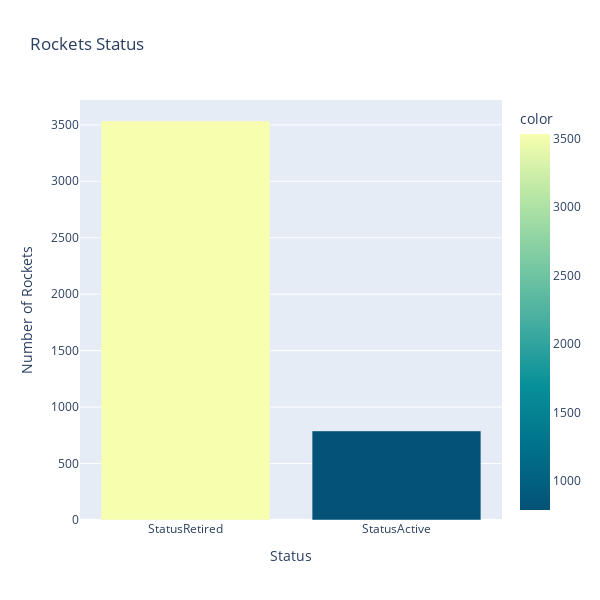

This figure's notebook cell:
### Code cell
rockets_bar = px.bar(width=600, height=600,
                  x=rockets.index, 
                  y=rockets.values,
                  color=rockets.values,              
                  title='Rockets Status',
                  color_continuous_scale='Bluyl_r')
rockets_bar.update_layout(xaxis_title='Status',
                    yaxis_title='Number of Rockets',
                    coloraxis_showscale=True)
rockets_bar.show()

### Figure 1 — Plotly figure (JSON) as saved in the notebook; plotly's stock layout.template omitted (floating-point values rounded to 4 significant figures)
{"data": [{"alignmentgroup": "True", "hovertemplate": "x=%{x}<br>y=%{y}<br>color=%{marker.color}<extra></extra>", "legendgroup": "", "marker": {"color": [3534, 789], "coloraxis": "coloraxis", "pattern": {"shape": ""}}, "name": "", "offsetgroup": "", "orientation": "v", "showlegend": false, "textposition": "auto", "type": "bar", "x": ["StatusRetired", "StatusActive"], "xaxis": "x", "y": [3534, 789], "yaxis": "y"}], "layout": {"barmode": "relative", "coloraxis": {"colorbar": {"title": {"text": "color"}}, "colorscale": [[0, "rgb(4, 82, 117)"], [0.1667, "rgb(0, 113, 139)"], [0.3333, "rgb(8, 144, 153)"], [0.5, "rgb(70, 174, 160)"], [0.6667, "rgb(124, 203, 162)"], [0.8333, "rgb(183, 230, 165)"], [1, "rgb(247, 254, 174)"]], "showscale": true}, "height": 600, "legend": {"tracegroupgap": 0}, "title": {"text": "Rockets Status"}, "width": 600, "xaxis": {"anchor": "y", "domain": [0, 1], "title": {"text": "Status"}}, "yaxis": {"anchor": "x", "domain": [0, 1], "title": {"text": "Number of Rockets"}}}}
